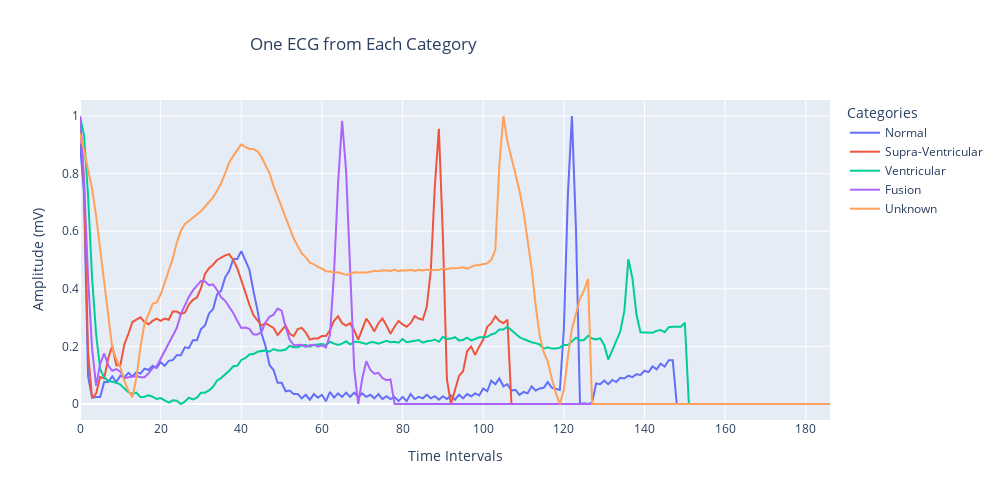

Notebook cell for this chart:
### Code cell
n = random_index = np.random.randint(100)

ecg_0 = train_data.loc[train_data[187]==0, :].iloc[n,:187]
ecg_1 = train_data.loc[train_data[187]==1, :].iloc[n,:187]
ecg_2 = train_data.loc[train_data[187]==2, :].iloc[n,:187]
ecg_3 = train_data.loc[train_data[187]==3, :].iloc[n,:187]
ecg_4 = train_data.loc[train_data[187]==4, :].iloc[n,:187]

ecg_df = pd.DataFrame({'Normal': ecg_0,
                       'Supra-Ventricular': ecg_1,
                       'Ventricular': ecg_2,
                       'Fusion': ecg_3,
                       'Unknown': ecg_4})
ecg_plot = px.line(ecg_df,
                  labels={'index':'Time Intervals', 'value':'Amplitude (mV)', 'variable':'Categories'},
                  title="One ECG from Each Category")
ecg_plot.update_layout(title_x=0.25, width=1000, height=500)
ecg_plot.show()

### Figure 1 — Plotly figure (JSON) as saved in the notebook; plotly's stock layout.template omitted (floating-point values rounded to 4 significant figures; data arrays with more than 128 entries replaced by an {"elided": "..."} marker saying what was removed)
{"data": [{"hovertemplate": "Categories=Normal<br>Time Intervals=%{x}<br>Amplitude (mV)=%{y}<extra></extra>", "legendgroup": "Normal", "line": {"color": "#636efa", "dash": "solid"}, "marker": {"symbol": "circle"}, "mode": "lines", "name": "Normal", "orientation": "v", "showlegend": true, "type": "scatter", "x": {"elided": "187 int values"}, "xaxis": "x", "y": {"elided": "187 float values"}, "yaxis": "y"}, {"hovertemplate": "Categories=Supra-Ventricular<br>Time Intervals=%{x}<br>Amplitude (mV)=%{y}<extra></extra>", "legendgroup": "Supra-Ventricular", "line": {"color": "#EF553B", "dash": "solid"}, "marker": {"symbol": "circle"}, "mode": "lines", "name": "Supra-Ventricular", "orientation": "v", "showlegend": true, "type": "scatter", "x": {"elided": "187 int values"}, "xaxis": "x", "y": {"elided": "187 float values"}, "yaxis": "y"}, {"hovertemplate": "Categories=Ventricular<br>Time Intervals=%{x}<br>Amplitude (mV)=%{y}<extra></extra>", "legendgroup": "Ventricular", "line": {"color": "#00cc96", "dash": "solid"}, "marker": {"symbol": "circle"}, "mode": "lines", "name": "Ventricular", "orientation": "v", "showlegend": true, "type": "scatter", "x": {"elided": "187 int values"}, "xaxis": "x", "y": {"elided": "187 float values"}, "yaxis": "y"}, {"hovertemplate": "Categories=Fusion<br>Time Intervals=%{x}<br>Amplitude (mV)=%{y}<extra></extra>", "legendgroup": "Fusion", "line": {"color": "#ab63fa", "dash": "solid"}, "marker": {"symbol": "circle"}, "mode": "lines", "name": "Fusion", "orientation": "v", "showlegend": true, "type": "scatter", "x": {"elided": "187 int values"}, "xaxis": "x", "y": {"elided": "187 float values"}, "yaxis": "y"}, {"hovertemplate": "Categories=Unknown<br>Time Intervals=%{x}<br>Amplitude (mV)=%{y}<extra></extra>", "legendgroup": "Unknown", "line": {"color": "#FFA15A", "dash": "solid"}, "marker": {"symbol": "circle"}, "mode": "lines", "name": "Unknown", "orientation": "v", "showlegend": true, "type": "scatter", "x": {"elided": "187 int values"}, "xaxis": "x", "y": {"elided": "187 float values"}, "yaxis": "y"}], "layout": {"height": 500, "legend": {"title": {"text": "Categories"}, "tracegroupgap": 0}, "title": {"text": "One ECG from Each Category", "x": 0.25}, "width": 1000, "xaxis": {"anchor": "y", "domain": [0, 1], "title": {"text": "Time Intervals"}}, "yaxis": {"anchor": "x", "domain": [0, 1], "title": {"text": "Amplitude (mV)"}}}}
